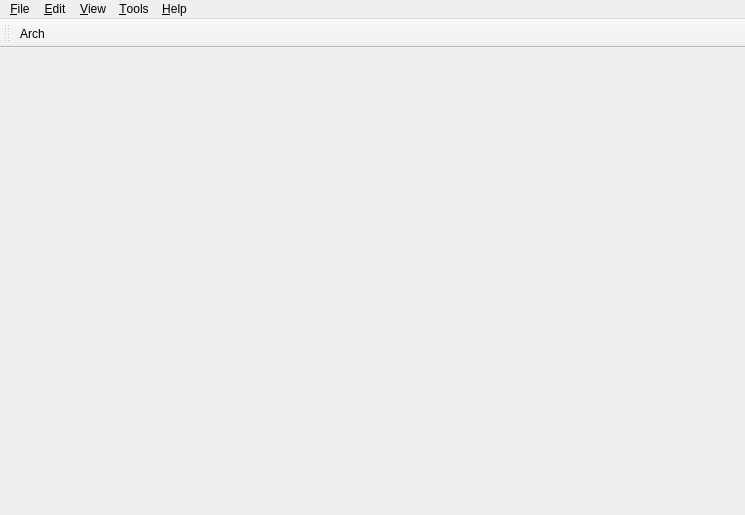
<ui version="4.0" >
 <author></author>
 <comment></comment>
 <exportmacro></exportmacro>
 <class>MainWindow</class>
 <widget class="QMainWindow" name="MainWindow" >
  <property name="geometry" >
   <rect>
    <x>0</x>
    <y>0</y>
    <width>745</width>
    <height>515</height>
   </rect>
  </property>
  <property name="windowTitle" >
   <string>Satori</string>
  </property>
  <widget class="QWidget" name="centralwidget" />
  <widget class="QMenuBar" name="menubar" >
   <property name="geometry" >
    <rect>
     <x>0</x>
     <y>0</y>
     <width>745</width>
     <height>33</height>
    </rect>
   </property>
   <widget class="QMenu" name="menu_file" >
    <property name="title" >
     <string>&amp;File</string>
    </property>
    <addaction name="action_new" />
    <addaction name="action_open" />
    <addaction name="separator" />
    <addaction name="action_save" />
    <addaction name="action_save_as" />
    <addaction name="separator" />
    <addaction name="action_print" />
    <addaction name="action_print_preview" />
    <addaction name="separator" />
    <addaction name="action_quit" />
   </widget>
   <widget class="QMenu" name="menu_help" >
    <property name="title" >
     <string>&amp;Help</string>
    </property>
    <addaction name="action_satori_help" />
    <addaction name="separator" />
    <addaction name="action_about_satori" />
    <addaction name="action_about_qt" />
   </widget>
   <widget class="QMenu" name="menu_edit" >
    <property name="title" >
     <string>&amp;Edit</string>
    </property>
    <addaction name="actionUndo" />
    <addaction name="actionRedo" />
    <addaction name="separator" />
    <addaction name="actionCut" />
    <addaction name="actionCopy" />
    <addaction name="actionPaste" />
    <addaction name="separator" />
    <addaction name="actionSelect_All" />
    <addaction name="separator" />
    <addaction name="actionFind" />
    <addaction name="actionFind_Next" />
   </widget>
   <widget class="QMenu" name="menu_view" >
    <property name="title" >
     <string>&amp;View</string>
    </property>
    <addaction name="action_Refresh" />
   </widget>
   <widget class="QMenu" name="menu_tools" >
    <property name="title" >
     <string>&amp;Tools</string>
    </property>
    <addaction name="action_preferences" />
   </widget>
   <addaction name="menu_file" />
   <addaction name="menu_edit" />
   <addaction name="menu_view" />
   <addaction name="menu_tools" />
   <addaction name="menu_help" />
  </widget>
  <widget class="QStatusBar" name="statusbar" >
   <property name="geometry" >
    <rect>
     <x>0</x>
     <y>489</y>
     <width>745</width>
     <height>26</height>
    </rect>
   </property>
   <property name="sizeGripEnabled" >
    <bool>false</bool>
   </property>
  </widget>
  <widget class="QToolBar" name="toolBar" >
   <property name="orientation" >
    <enum>Qt::Horizontal</enum>
   </property>
   <attribute name="toolBarArea" >
    <number>4</number>
   </attribute>
   <addaction name="action_architecture" />
  </widget>
  <action name="action_new" >
   <property name="text" >
    <string>&amp;New</string>
   </property>
  </action>
  <action name="action_quit" >
   <property name="text" >
    <string>&amp;Quit</string>
   </property>
  </action>
  <action name="action_about_satori" >
   <property name="text" >
    <string>&amp;About Satori</string>
   </property>
  </action>
  <action name="action_satori_help" >
   <property name="text" >
    <string>Satori Help</string>
   </property>
  </action>
  <action name="action_about_qt" >
   <property name="text" >
    <string>About &amp;Qt</string>
   </property>
  </action>
  <action name="action_preferences" >
   <property name="text" >
    <string>&amp;Preferences</string>
   </property>
  </action>
  <action name="action_open" >
   <property name="text" >
    <string>&amp;Open...</string>
   </property>
  </action>
  <action name="action_save" >
   <property name="text" >
    <string>&amp;Save</string>
   </property>
  </action>
  <action name="action_save_as" >
   <property name="text" >
    <string>Save &amp;As...</string>
   </property>
  </action>
  <action name="action_print" >
   <property name="text" >
    <string>&amp;Print...</string>
   </property>
  </action>
  <action name="action_print_preview" >
   <property name="text" >
    <string>P&amp;rint preview</string>
   </property>
  </action>
  <action name="action_architecture" >
   <property name="text" >
    <string>Arch</string>
   </property>
  </action>
  <action name="actionUndo" >
   <property name="text" >
    <string>&amp;Undo</string>
   </property>
  </action>
  <action name="actionRedo" >
   <property name="text" >
    <string>&amp;Redo</string>
   </property>
  </action>
  <action name="actionCut" >
   <property name="text" >
    <string>Cut</string>
   </property>
  </action>
  <action name="actionCopy" >
   <property name="text" >
    <string>Copy</string>
   </property>
  </action>
  <action name="actionPaste" >
   <property name="text" >
    <string>Paste</string>
   </property>
  </action>
  <action name="actionSelect_All" >
   <property name="text" >
    <string>Select All</string>
   </property>
  </action>
  <action name="actionFind" >
   <property name="text" >
    <string>&amp;Find</string>
   </property>
  </action>
  <action name="actionFind_Next" >
   <property name="text" >
    <string>F&amp;ind Next</string>
   </property>
  </action>
  <action name="action_Refresh" >
   <property name="text" >
    <string>&amp;Refresh</string>
   </property>
  </action>
 </widget>
 <pixmapfunction></pixmapfunction>
 <resources>
  <include location="../../../resources.qrc" />
 </resources>
 <connections/>
</ui>
